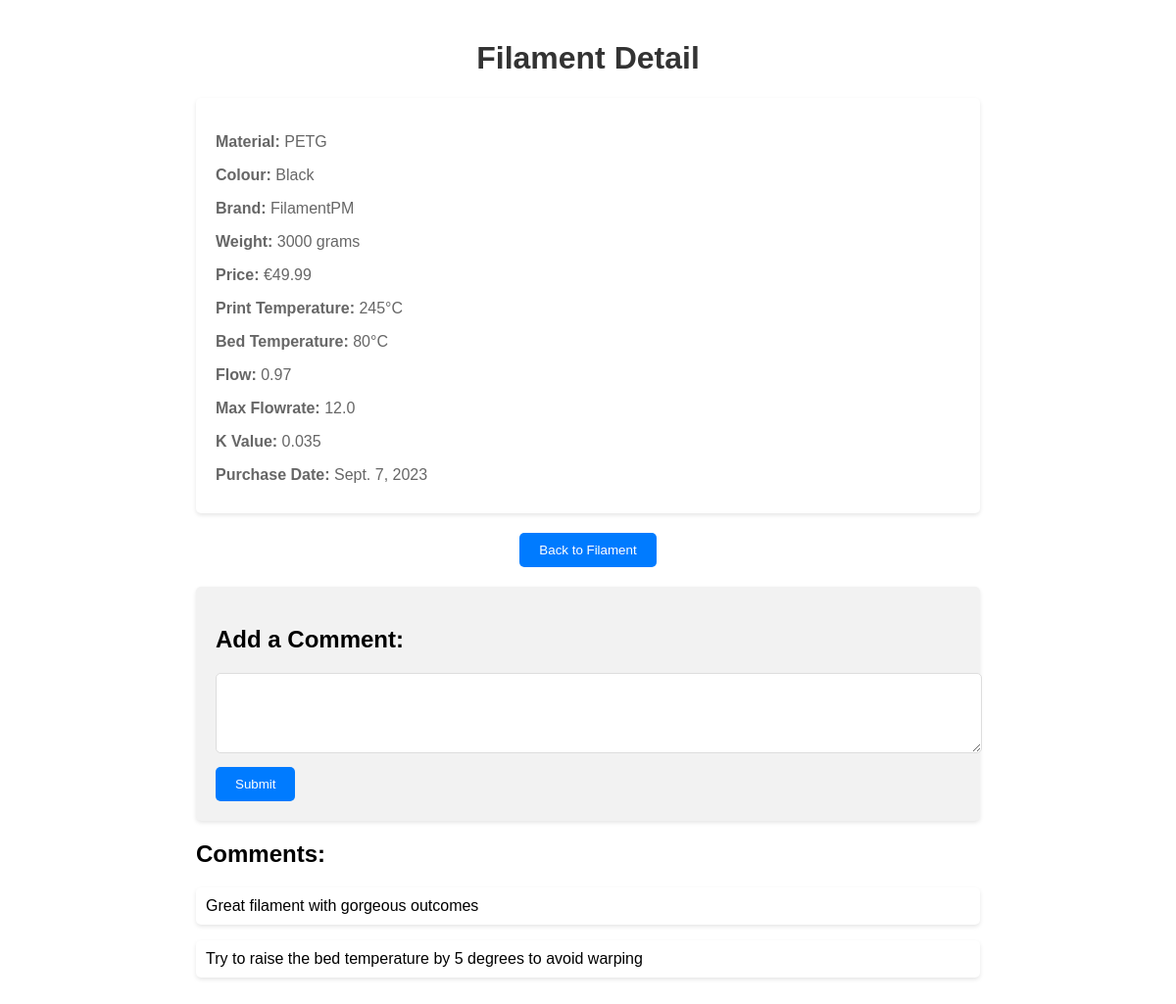
Page /filament/4/ on the committed database.
### filamentManager/models.py (models this page shows, shortened)
class Filament(models.Model):
    class Material(models.TextChoices):
        PLA = "PLA", "PLA"
        PLACF = "PLACF", "PLA with carbon fiber"
        PLAsilk = "PLAsilk", "PLA silk"
        PLAplus = "PLA+", "PLA+ (generic)"
        PETG = "PETG", "PETG"
        ABS = "ABS", "ABS"
        ASA = "ASA", "ASA"
        TPU = "TPU", "TPU"
        TPE = "TPE", "TPE"
    material = models.CharField(max_length=10, choices=Material.choices)
    colour = models.CharField(max_length = 30)
    brand = models.CharField(max_length=50)
    weight = models.IntegerField() # weight in grams
    price = models.DecimalField(max_digits = 5, decimal_places = 2) # max 999.99
    print_temperature = models.IntegerField()
    bed_temperature = models.IntegerField()
    flow = models.DecimalField(default = 0.97, max_digits = 3, decimal_places = 2)
    max_flowrate = models.DecimalField(default = 12, max_digits = 3, decimal_places = 1)
    k_value = models.DecimalField(max_digits = 4, decimal_places = 3)
    purchase_date = models.DateField("Purchase date")

class Comment(models.Model):
    Filament = models.ForeignKey(Filament, on_delete=models.CASCADE)
    comment_text = models.CharField(max_length=400)

### filamentManager/views.py (the view)
# urls.py: path("<int:filament_id>/", views.detail, name="detail"),
def detail(request, filament_id):
    filament = get_object_or_404(Filament, pk=filament_id)
    return render(request, "filamentManager/detail.html", {"filament": filament})

### filamentManager/templates/filamentManager/detail.html (shortened to what this page needs)
{% load static %}
<!DOCTYPE html>
<html lang="en">
<head>
    <link rel="stylesheet" href="{% static 'filamentManager/detail.css' %}">
</head>
<body>
    <div class="container">
        <h1>Filament Detail</h1>
        {% if filament %}
            <div class="detail-info">
                <p><strong>Material:</strong> {{ filament.material }}</p>
                <p><strong>Colour:</strong> {{ filament.colour }}</p>
                <p><strong>Brand:</strong> {{ filament.brand }}</p>
                <p><strong>Weight:</strong> {{ filament.weight }} grams</p>
                <p><strong>Price:</strong> €{{ filament.price }}</p>
                <p><strong>Print Temperature:</strong> {{ filament.print_temperature }}°C</p>
                <p><strong>Bed Temperature:</strong> {{ filament.bed_temperature }}°C</p>
                <p><strong>Flow:</strong> {{ filament.flow }}</p>
                <p><strong>Max Flowrate:</strong> {{ filament.max_flowrate }}</p>
                <p><strong>K Value:</strong> {{ filament.k_value }}</p>
                <p><strong>Purchase Date:</strong> {{ filament.purchase_date }}</p>
            </div>
            <body>
                <div id="back-to-filament">
                    <button onclick="goBack()">Back to Filament</button>
                </div>
            </body>
            <div class="comment-form">
                <h2>Add a Comment:</h2>
                <form method="post" action="{% url 'add_comment' filament.id %}">
                    <textarea name="comment_text" rows="4" cols="50"></textarea><br>
                    <input type="submit" value="Submit">
                </form>
            </div>
            <div class="comment-list">
                <h2>Comments:</h2>
                {% for comment in filament.comment_set.all %}
                    <p>{{ comment.comment_text }}</p>
                {% empty %}
                    <p>No comments yet.</p>
                {% endfor %}
            </div>
        {% else %}
            <p>No filament found.</p>
        {% endif %}
    </div>
</body>
</html>

### filamentManager/static/filamentManager/detail.css (style rules this page uses)
body { font-family: Arial, sans-serif; background-color: rgba(255, 255, 255, 0.37); background-image: url("background.jpg"); background-repeat: no-repeat; background-size: cover; margin: 0; padding: 0; }
.container { max-width: 800px; margin: 0 auto; padding: 20px; }
h1 { color: #333; text-align: center; }
.detail-info { margin-top: 20px; padding: 20px; background-color: #fff; border-radius: 5px; box-shadow: 0 2px 4px rgba(0, 0, 0, 0.1); }
.detail-info p { color: #666; margin-bottom: 10px; }
.comment-form { margin-top: 20px; background-color: #f2f2f2; padding: 20px; border-radius: 5px; box-shadow: 0 2px 4px rgba(0, 0, 0, 0.1); }
.comment-form textarea { width: 100%; padding: 10px; border: 1px solid #ddd; border-radius: 5px; resize: vertical; margin-bottom: 10px; }
.comment-form input[type="submit"] { background-color: #007bff; color: #fff; border: none; padding: 10px 20px; cursor: pointer; border-radius: 5px; }
.comment-list { margin-top: 20px; }
.comment-list p { background-color: #fff; padding: 10px; border-radius: 5px; margin-bottom: 10px; box-shadow: 0 2px 4px rgba(0, 0, 0, 0.1); }
#back-to-filament { margin-top: 20px; text-align: center; }
#back-to-filament button { background-color: #007bff; color: #fff; border: none; padding: 10px 20px; cursor: pointer; border-radius: 5px; }

### rows in the picture
Filament: material "PETG", colour "Black", brand "FilamentPM", weight "3000", price "49.99", print_temperature "245", bed_temperature "80", flow "0.97", max_flowrate "12.0", k_value "0.035", purchase_date "Sept. 7, 2023"
Comment: comment_text "Great filament with gorgeous outcomes"
Comment: comment_text "Try to raise the bed temperature by 5 degrees to avoid warping"
